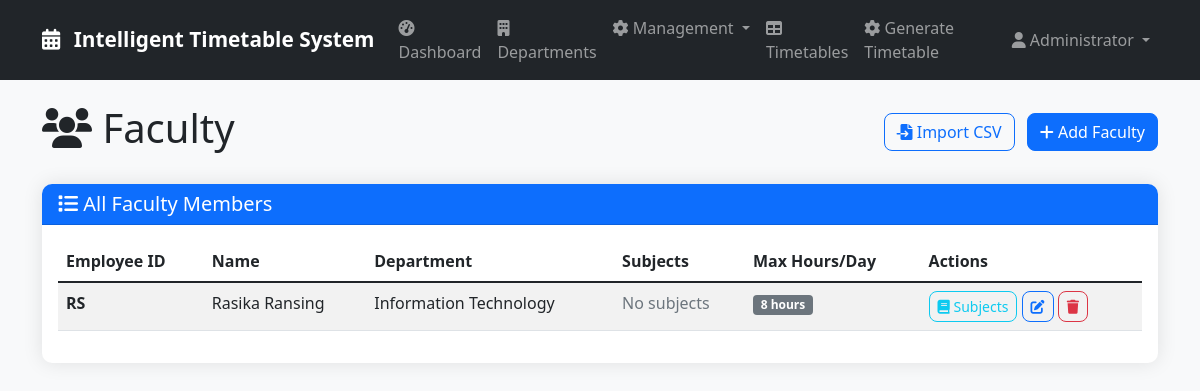
Before: /faculty (signed in) with the older database file.
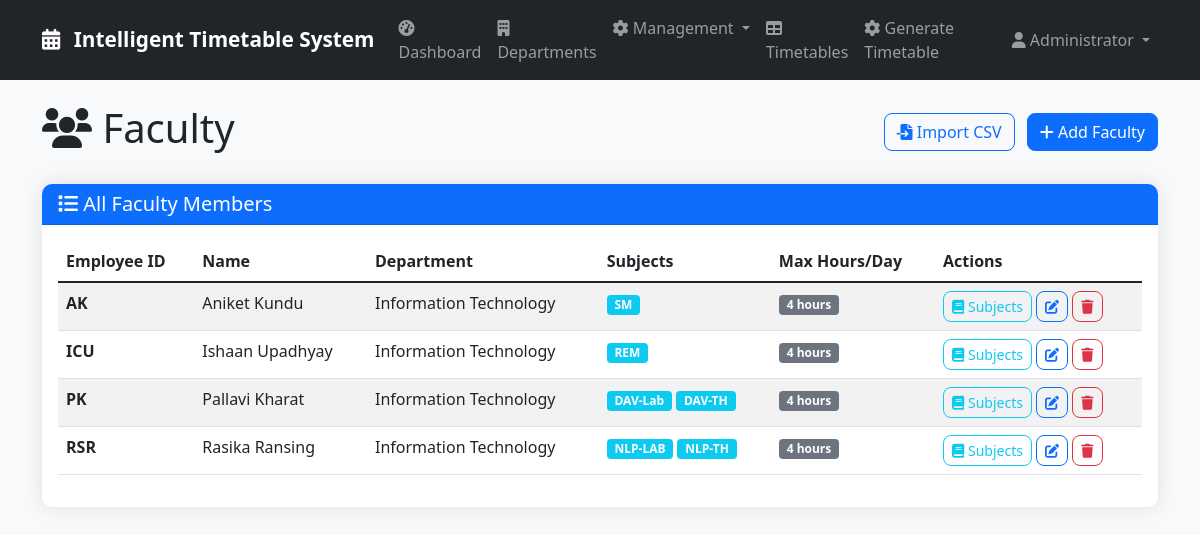
After: the same page with the newer database file.
### tables this page shows
CREATE TABLE faculty (
            id INTEGER PRIMARY KEY AUTOINCREMENT,
            name TEXT NOT NULL,
            employee_id TEXT UNIQUE NOT NULL,
            department_id INTEGER,
            max_hours_per_day INTEGER DEFAULT 8,
            preferred_times TEXT,
            created_at DATETIME DEFAULT CURRENT_TIMESTAMP,
            FOREIGN KEY (department_id) REFERENCES departments (id)
        );

CREATE TABLE departments (
            id INTEGER PRIMARY KEY AUTOINCREMENT,
            name TEXT NOT NULL,
            code TEXT UNIQUE NOT NULL,
            created_at DATETIME DEFAULT CURRENT_TIMESTAMP
        );

CREATE TABLE subjects (
            id INTEGER PRIMARY KEY AUTOINCREMENT,
            name TEXT NOT NULL,
            code TEXT UNIQUE NOT NULL,
            department_id INTEGER,
            subject_type TEXT DEFAULT 'THEORY',
            classes_per_week INTEGER DEFAULT 3,
            created_at DATETIME DEFAULT CURRENT_TIMESTAMP,
            FOREIGN KEY (department_id) REFERENCES departments (id)
        );

### app.py (the view)
@app.route('/faculty')
@login_required
def faculty():
    conn = sqlite3.connect('timetable.db')
    conn.row_factory = sqlite3.Row
    cursor = conn.cursor()
    cursor.execute('''
        SELECT f.*, d.name as department_name
        FROM faculty f
        LEFT JOIN departments d ON f.department_id = d.id
        ORDER BY f.name
    ''')
    faculty = cursor.fetchall()
    cursor.execute('SELECT * FROM departments ORDER BY name')
    departments = cursor.fetchall()
    conn.close()
    return render_template('faculty.html', faculty=faculty, departments=departments)

### app.py (called while the page is built)
def login_required(f):
    @wraps(f)
    def decorated_function(*args, **kwargs):
        if 'user_id' not in session:
            flash('Please log in to access this page.', 'error')
            return redirect(url_for('login'))
        return f(*args, **kwargs)
    return decorated_function

def get_faculty_subjects(faculty_id):
    conn = sqlite3.connect('timetable.db')
    conn.row_factory = sqlite3.Row
    cursor = conn.cursor()
    cursor.execute('''
        SELECT s.code, s.name
        FROM subjects s
        JOIN faculty_subjects fs ON s.id = fs.subject_id
        WHERE fs.faculty_id = ?
        ORDER BY s.code
    ''', (faculty_id,))
    subjects = [dict(row) for row in cursor.fetchall()]
    conn.close()
    return subjects

@app.context_processor
def utility_processor():
    return dict(get_faculty_subjects=get_faculty_subjects)

### templates/faculty.html (shortened to what this page needs)
{% extends "base.html" %}
{% block content %}
<div class="d-flex justify-content-between align-items-center mb-4">
    <h1><i class="fas fa-users"></i> Faculty</h1>
    {% if session.role == 'admin' %}
    <div>
        <a href="{{ url_for('upload_csv') }}" class="btn btn-outline-primary me-2">
            <i class="fas fa-file-import"></i> Import CSV
        </a>
        <button class="btn btn-primary" data-bs-toggle="modal" data-bs-target="#addFacultyModal">
            <i class="fas fa-plus"></i> Add Faculty
        </button>
    </div>
    {% endif %}
</div>
<div class="card">
    <div class="card-header bg-primary text-white">
        <h5 class="mb-0"><i class="fas fa-list"></i> All Faculty Members</h5>
    </div>
    <div class="card-body">
        {% if faculty %}
        <div class="table-responsive">
<table class="table table-striped table-hover">
    <thead>
        <tr>
            <th>Employee ID</th>
            <th>Name</th>
            <th>Department</th>
            <th>Subjects</th>
            <th>Max Hours/Day</th>
            <th>Actions</th>
        </tr>
    </thead>
    <tbody>
        {% for fac in faculty %}
        <tr>
            <td class="fw-bold">{{ fac.employee_id }}</td>
            <td>{{ fac.name }}</td>
            <td>{{ fac.department_name or 'N/A' }}</td>
            <td>
                {% set faculty_subjects = get_faculty_subjects(fac.id) %}
                {% if faculty_subjects %}
                    {% for subject in faculty_subjects[:3] %}
                        <span class="badge bg-info mb-1">{{ subject.code }}</span>
                    {% endfor %}
                {% else %}
                    <span class="text-muted">No subjects</span>
                {% endif %}
            </td>
            <td>
                <span class="badge bg-secondary">{{ fac.max_hours_per_day }} hours</span>
            </td>
            <td>
                <a href="{{ url_for('faculty_subjects', faculty_id=fac.id) }}" class="btn btn-sm btn-outline-info">
                    <i class="fas fa-book"></i> Subjects
                </a>
                <button class="btn btn-sm btn-outline-primary" data-bs-toggle="modal"
                        data-bs-target="#editFacultyModal"
                        data-id="{{ fac.id }}"
                        data-name="{{ fac.name }}"
                        data-empid="{{ fac.employee_id }}"
                        data-dept="{{ fac.department_id }}"
                        data-hours="{{ fac.max_hours_per_day }}"
                        data-times="{{ fac.preferred_times }}">
                    <i class="fas fa-edit"></i>
                </button>
                <button class="btn btn-sm btn-outline-danger" data-bs-toggle="modal"
                        data-bs-target="#deleteFacultyModal"
                        data-id="{{ fac.id }}"
                        data-name="{{ fac.name }}">
                    <i class="fas fa-trash"></i>
                </button>
            </td>
        </tr>
        {% endfor %}
    </tbody>
</table>
        </div>
        {% else %}
        <div class="alert alert-info">
            <i class="fas fa-info-circle"></i> No faculty members found. Add some faculty to get started.
        </div>
        {% endif %}
    </div>
</div>
{% endblock %}

Changed rows visible on the page:
removed faculty: employee_id "RS", name "Rasika Ransing", name "Information Technology", shows "No subjects", max_hours_per_day "8"
added faculty: employee_id "AK", name "Aniket Kundu", name "Information Technology", max_hours_per_day "4"
added subjects: code "SM", shown under "AK"
added faculty: employee_id "ICU", name "Ishaan Upadhyay", name "Information Technology", max_hours_per_day "4"
added subjects: code "REM", shown under "ICU"
added faculty: employee_id "PK", name "Pallavi Kharat", name "Information Technology", max_hours_per_day "4"
added subjects: code "DAV-Lab", shown under "PK"
added subjects: code "DAV-TH", shown under "PK"
added faculty: employee_id "RSR", name "Rasika Ransing", name "Information Technology", max_hours_per_day "4"
added subjects: code "NLP-LAB", shown under "RSR"
added subjects: code "NLP-TH", shown under "RSR"
